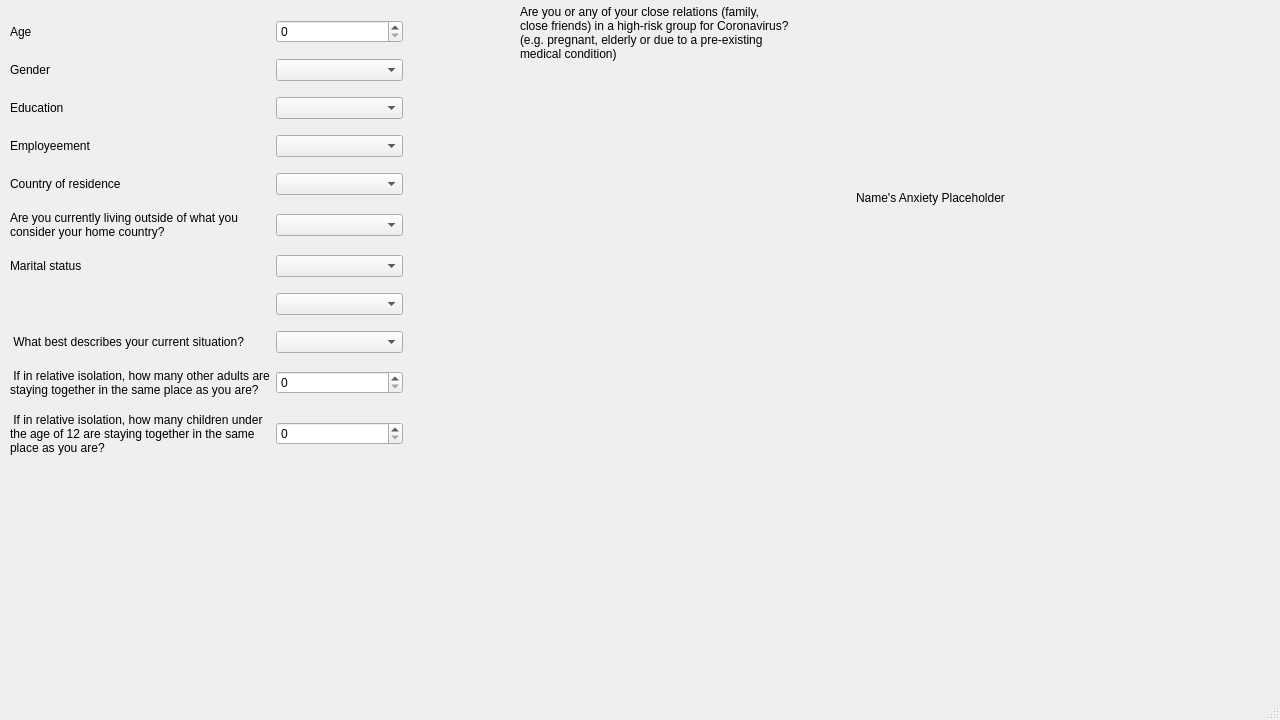
<?xml version="1.0" encoding="UTF-8"?>
<ui version="4.0">
 <class>MainWindow</class>
 <widget class="QMainWindow" name="MainWindow">
  <property name="geometry">
   <rect>
    <x>0</x>
    <y>0</y>
    <width>1280</width>
    <height>720</height>
   </rect>
  </property>
  <property name="baseSize">
   <size>
    <width>0</width>
    <height>0</height>
   </size>
  </property>
  <property name="windowTitle">
   <string>MainWindow</string>
  </property>
  <widget class="QWidget" name="centralwidget">
   <widget class="QWidget" name="widget" native="true">
    <property name="geometry">
     <rect>
      <x>434</x>
      <y>12</y>
      <width>412</width>
      <height>432</height>
     </rect>
    </property>
   </widget>
   <widget class="QWidget" name="widget_2" native="true">
    <property name="geometry">
     <rect>
      <x>12</x>
      <y>454</y>
      <width>412</width>
      <height>203</height>
     </rect>
    </property>
   </widget>
   <widget class="QWidget" name="widget_3" native="true">
    <property name="geometry">
     <rect>
      <x>434</x>
      <y>454</y>
      <width>412</width>
      <height>203</height>
     </rect>
    </property>
   </widget>
   <widget class="QLabel" name="label_5">
    <property name="geometry">
     <rect>
      <x>856</x>
      <y>12</y>
      <width>341</width>
      <height>371</height>
     </rect>
    </property>
    <property name="text">
     <string>Name's Anxiety Placeholder</string>
    </property>
   </widget>
   <widget class="QWidget" name="widget_4" native="true">
    <property name="geometry">
     <rect>
      <x>856</x>
      <y>454</y>
      <width>412</width>
      <height>203</height>
     </rect>
    </property>
   </widget>
   <widget class="QWidget" name="verticalLayoutWidget">
    <property name="geometry">
     <rect>
      <x>520</x>
      <y>0</y>
      <width>310</width>
      <height>66</height>
     </rect>
    </property>
    <layout class="QVBoxLayout" name="verticalLayout">
     <item>
      <widget class="QLabel" name="label_9">
       <property name="text">
        <string>Are you or any of your close relations (family, 
close friends) in a high-risk group for Coronavirus? 
(e.g. pregnant, elderly or due to a pre-existing 
medical condition)</string>
       </property>
      </widget>
     </item>
    </layout>
   </widget>
   <widget class="QWidget" name="layoutWidget">
    <property name="geometry">
     <rect>
      <x>10</x>
      <y>10</y>
      <width>393</width>
      <height>464</height>
     </rect>
    </property>
    <layout class="QGridLayout" name="gridLayout">
     <item row="0" column="0">
      <widget class="QLabel" name="label">
       <property name="text">
        <string>Age</string>
       </property>
      </widget>
     </item>
     <item row="0" column="1">
      <widget class="QSpinBox" name="spinBox"/>
     </item>
     <item row="1" column="0">
      <widget class="QLabel" name="label_2">
       <property name="text">
        <string>Gender</string>
       </property>
      </widget>
     </item>
     <item row="1" column="1">
      <widget class="QComboBox" name="comboBox"/>
     </item>
     <item row="2" column="0">
      <widget class="QLabel" name="label_3">
       <property name="text">
        <string>Education</string>
       </property>
      </widget>
     </item>
     <item row="2" column="1">
      <widget class="QComboBox" name="comboBox_2"/>
     </item>
     <item row="3" column="0">
      <widget class="QLabel" name="label_4">
       <property name="text">
        <string>Employeement</string>
       </property>
      </widget>
     </item>
     <item row="3" column="1">
      <widget class="QComboBox" name="comboBox_3"/>
     </item>
     <item row="4" column="0">
      <widget class="QLabel" name="label_6">
       <property name="text">
        <string>Country of residence</string>
       </property>
      </widget>
     </item>
     <item row="4" column="1">
      <widget class="QComboBox" name="comboBox_4"/>
     </item>
     <item row="5" column="0">
      <widget class="QLabel" name="label_7">
       <property name="text">
        <string>Are you currently living outside of what you 
consider your home country?</string>
       </property>
      </widget>
     </item>
     <item row="5" column="1">
      <widget class="QComboBox" name="comboBox_5"/>
     </item>
     <item row="6" column="0">
      <widget class="QLabel" name="label_8">
       <property name="text">
        <string>Marital status</string>
       </property>
      </widget>
     </item>
     <item row="8" column="1">
      <widget class="QComboBox" name="comboBox_7"/>
     </item>
     <item row="9" column="0">
      <widget class="QLabel" name="label_10">
       <property name="text">
        <string> What best describes your current situation?</string>
       </property>
      </widget>
     </item>
     <item row="10" column="0">
      <widget class="QLabel" name="label_11">
       <property name="text">
        <string> If in relative isolation, how many other adults are 
staying together in the same place as you are?</string>
       </property>
      </widget>
     </item>
     <item row="12" column="0">
      <widget class="QLabel" name="label_12">
       <property name="text">
        <string> If in relative isolation, how many children under 
the age of 12 are staying together in the same 
place as you are?</string>
       </property>
      </widget>
     </item>
     <item row="12" column="1">
      <widget class="QSpinBox" name="spinBox_3"/>
     </item>
     <item row="6" column="1">
      <widget class="QComboBox" name="comboBox_6"/>
     </item>
     <item row="9" column="1">
      <widget class="QComboBox" name="comboBox_8"/>
     </item>
     <item row="10" column="1">
      <widget class="QSpinBox" name="spinBox_2"/>
     </item>
    </layout>
   </widget>
  </widget>
  <widget class="QMenuBar" name="menubar">
   <property name="geometry">
    <rect>
     <x>0</x>
     <y>0</y>
     <width>1280</width>
     <height>24</height>
    </rect>
   </property>
  </widget>
  <widget class="QStatusBar" name="statusbar"/>
 </widget>
 <resources/>
 <connections/>
</ui>
